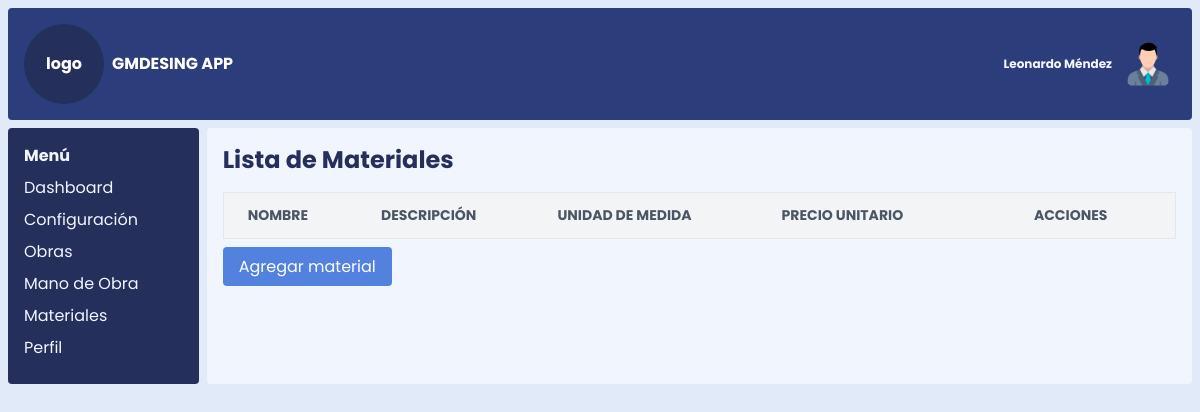
Page /materiales on the earlier database version.
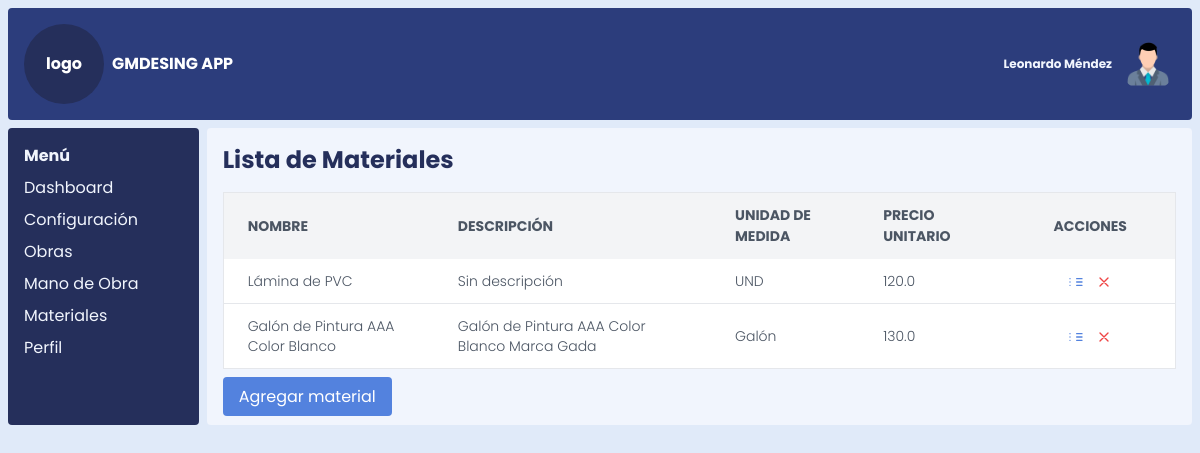
Same page on the later database version.
### models.py (models this page shows)
class Material(db.Model):
    id_material = db.Column(db.Integer, primary_key=True)
    nombre_material = db.Column(db.String(100), nullable=False)
    descripcion_material = db.Column(db.Text)
    unidad_medida = db.Column(db.String(20))
    precio_unitario = db.Column(db.Float)

### app.py (the view)
@app.route('/materiales')
def listar_materiales():
    materiales_lista = Material.query.all()
    return render_template('listar_materiales.html', materiales_lista=materiales_lista, datos=datos)

### templates/listar_materiales.html
{% extends 'index.html' %}
{% block content %}
    <h1 class="text-2xl font-bold mb-4">Lista de Materiales</h1>
    <div class="overflow-x-auto">
        <table class="min-w-full bg-white border border-gray-200">
            <thead>
                <tr class="bg-gray-100 text-gray-600 uppercase text-sm leading-normal">
                    <th class="py-3 px-6 text-left">Nombre</th>
                    <th class="py-3 px-6 text-left">Descripción</th>
                    <th class="py-3 px-6 text-left">Unidad de Medida</th>
                    <th class="py-3 px-6 text-left">Precio Unitario</th>
                    <th class="py-3 px-12 text-center">Acciones</th>
                </tr>
            </thead>
            <tbody class="text-gray-600 text-sm font-light">
                {% for material in materiales_lista %}
                    <tr class="border-b border-gray-200 hover:bg-gray-100">
                        <td class="py-3 px-6">{{ material.nombre_material }}</td>
                        <td class="py-3 px-6">{{ material.descripcion_material or "Sin descripción" }}</td>
                        <td class="py-3 px-6">{{ material.unidad_medida or "Sin U/M" }}</td>
                        <td class="py-3 px-6">{{ material.precio_unitario or "Sin precio" }}</td>
                        <td class="py-3 px-6 text-center">
                            <a href="{{ url_for('editar_material', id_material=material.id_material) }}" class="text-blue-500 hover:text-blue-700">
                                <svg xmlns="http://www.w3.org/2000/svg" class="h-4 w-4 inline" fill="none" viewBox="0 0 24 24" stroke="currentColor">
                                    <path stroke-linecap="round" stroke-linejoin="round" stroke-width="2" d="M13 7h8M13 12h8m-8 5h8M3 7h.01M3 12h.01M3 17h.01" />
                                </svg>
                            </a>
                            <a href="{{ url_for('eliminar_material', id_material=material.id_material) }}" class="text-red-500 hover:text-red-700 ml-2">
                                <svg xmlns="http://www.w3.org/2000/svg" class="h-4 w-4 inline" fill="none" viewBox="0 0 24 24" stroke="currentColor">
                                    <path stroke-linecap="round" stroke-linejoin="round" stroke-width="2" d="M6 18L18 6M6 6l12 12" />
                                </svg>
                            </a>
                        </td>
                    </tr>
                {% endfor %}
            </tbody>
        </table>
    </div>
    <div class="mt-4">
        <a href="{{ url_for('crear_material') }}" class="bg-blue-500 text-white px-4 py-2 rounded hover:bg-blue-600">Agregar material</a>
    </div>
{% endblock %}

### templates/index.html (shortened to what this page needs)
{% extends "base.html" %}
{% import 'componentes/nav.html' as nav %}
{% import 'componentes/sidebar.html' as sidebar %}
{% block sidebar %}
    {% set sidebar_items = [
        {"name": "Dashboard", "url": "/dashboard"},
        {"name": "Configuración", "url": "/settings"},
        {"name": "Obras", "url": "/obras"},
        {"name": "Mano de Obra", "url": "/mano_de_obra"},
        {"name": "Materiales", "url": "/materiales"},
        {"name": "Perfil", "url": "/profile"}
    ] %}
    {{ sidebar.render_sidebar(sidebar_items=sidebar_items, active_route=active_route) }}
{% endblock %}

### templates/base.html (shortened to what this page needs)
<!DOCTYPE html>
<html lang="en">
<head>
    <link rel="stylesheet" href="{{ url_for('static', filename='css/styles.css') }}">
    <link rel="stylesheet" href="{{ url_for('static', filename='css/style.css') }}">
</head>
<body class="base grid grid-cols-12 gap-2 p-2 h-[100vh]">
    <nav class="nav col-span-12 text-white p-4 flex justify-between items-center h-[10vh]">
        <div class="flex justify-start items-center gap-2">
            <div class="flex justify-center items-center w-20 h-20 bg-blue-950 rounded-full">
                <h1>logo</h1>
            </div>
            <h1>{{datos.sistema}}</h1>
        </div>
        <div class="flex justify-end items-center gap-2">
            <h3>{{datos.usuario}}</h3>
            <img class="rounded-full hidden md:block w-14" bg-black src="/static/img/perfil.png" alt="">
        </div>
    </nav>
    <aside id="sidebar" class="aside col-span-2 h[90vh] p-4 hidden md:block md:col-span-2">
        {% block sidebar %}{% endblock %}
    </aside>
    <main class="content col-span-12 md:col-span-10 h-[90vh] p-4 overflow-y-auto scroll-hidden">
        {% block content %}{% endblock %}
    </main>
</body>
</html>

### templates/componentes/sidebar.html
{% macro render_sidebar(sidebar_items, active_route) %}
<div class="sidebar">
    <h2 class="font-bold">Menú</h2>
    <ul class="mt-2">
        {% for item in sidebar_items %}
            <li class="my-2">
                <a href="{{ item.url }}" class="{% if item.url == active_route %}text-blue-800 font-semibold{% else %}text-blue-50{% endif %}">
                    {{ item.name }}
                </a>
            </li>
        {% endfor %}
    </ul>
</div>
{% endmacro %}

### static/css/style.css (style rules this page uses)
.scroll-hidden { overflow-y: scroll; }

Differences in the rows shown:
added Material: nombre_material "Lámina de PVC", descripcion_material "Sin descripción", unidad_medida "UND", precio_unitario "120.0"
added Material: nombre_material "Galón de Pintura AAA Color Blanco", descripcion_material "Galón de Pintura AAA Color Blanco Marca Gada", unidad_medida "Galón", precio_unitario "130.0"
